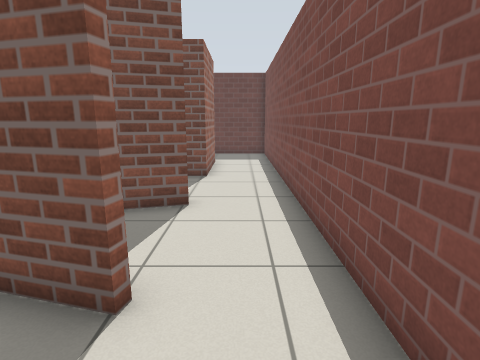
[1] (above)

16 first-person views from a walk through a robot-simulator world made for Gazebo. The camera is 1.1 m above the floor, tilts 12° down and sees 80° across. The floor is counted in squares, 0.5 m on a side. Each view is taken from the middle of a square. On the plan, view 1 faces up. The plan holds only what a view shows up to about 17 squares ahead; the rest is blank. The robots in the file are not drawn. Simple patterns stand in for the simulator's built-in surfaces.

[2]
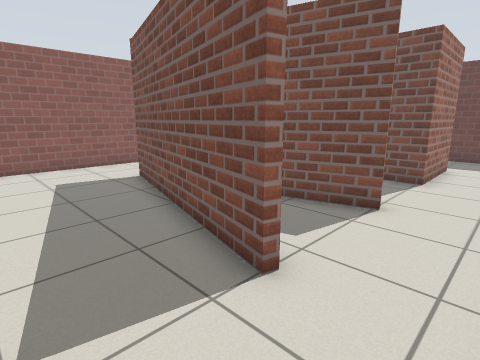

[3]
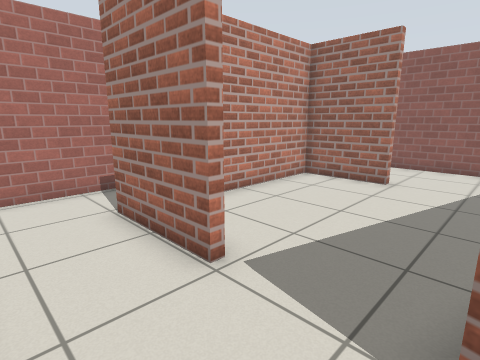

[4]
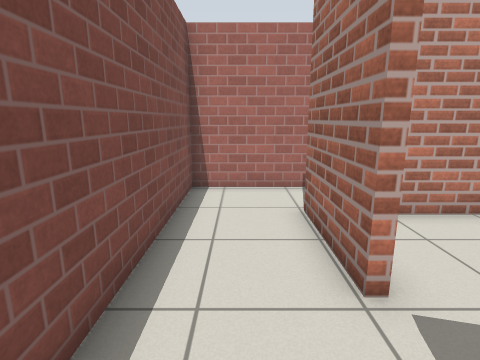

[5]
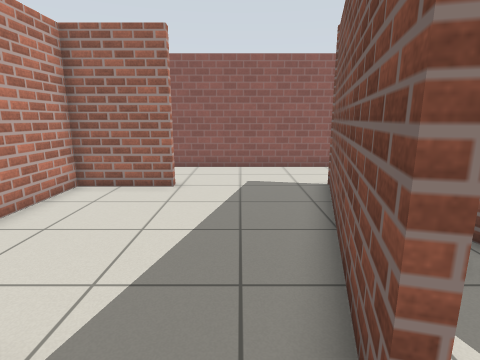

[6]
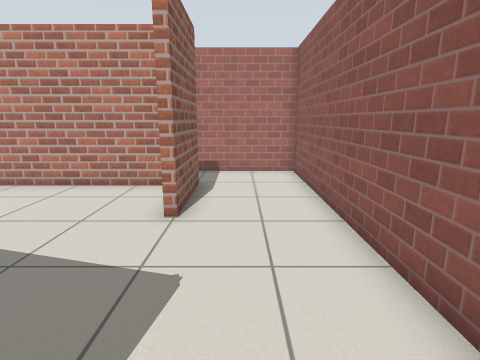

[7]
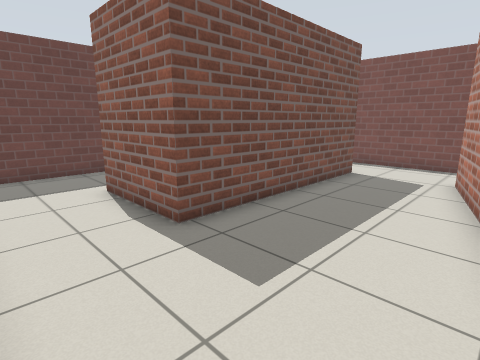

[8]
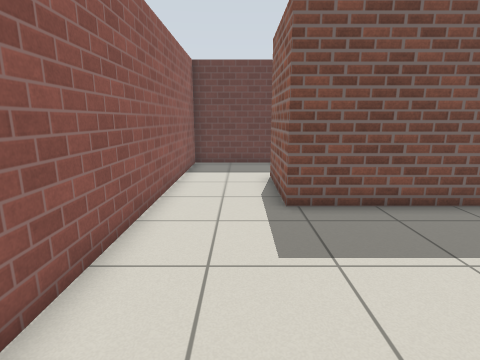

[9]
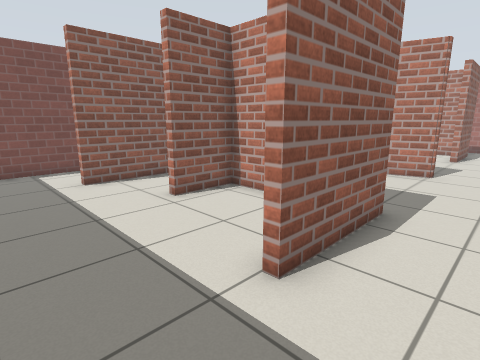

[10]
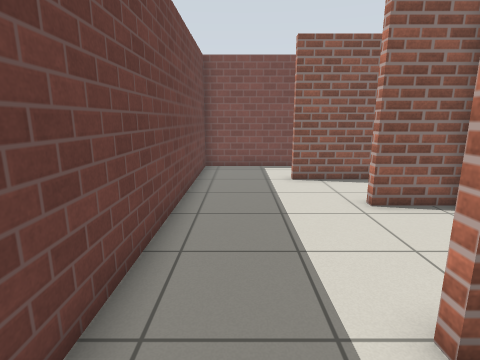

[11]
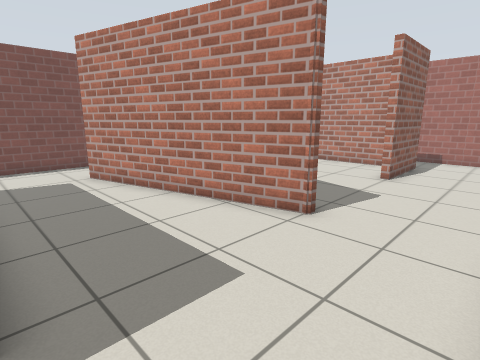

[12]
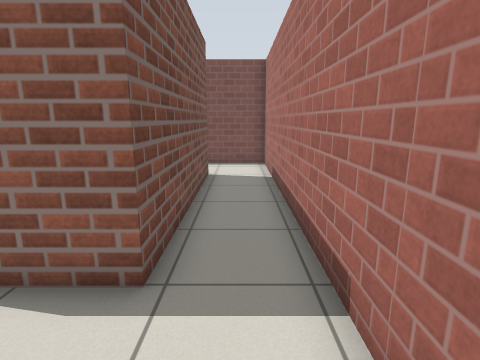

[13]
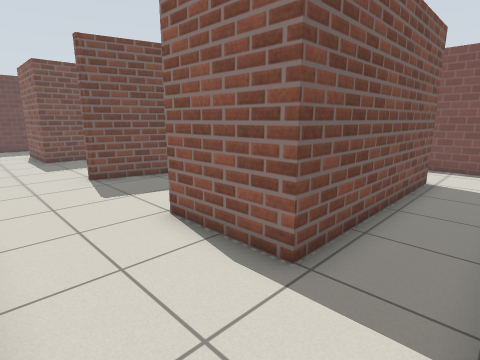

[14]
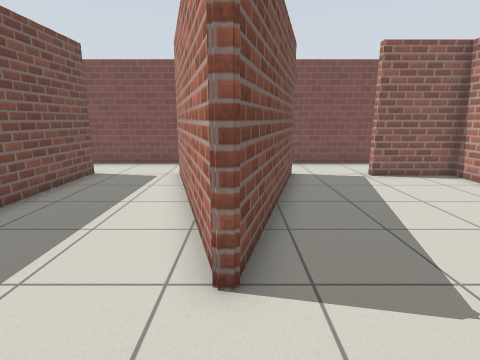

[15]
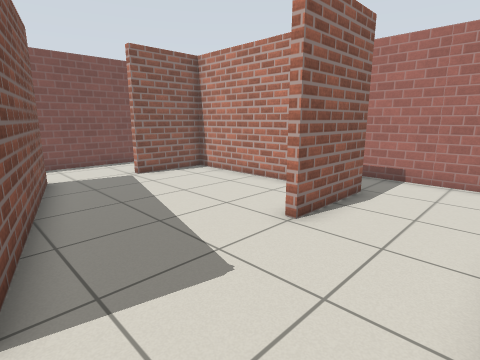

[16]
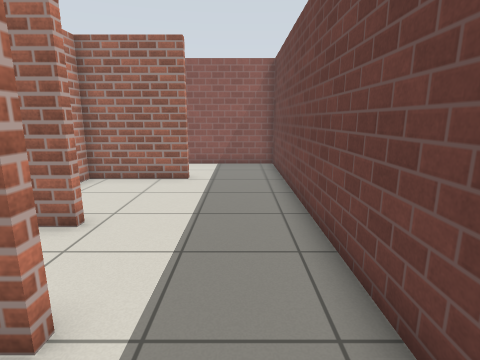

### Floor plan
Points are (right, up) in squares from view 1. A wall is a line through its corners. A room is listed if a view was taken in it or the views show most of it. See-through windows are left out.
Room 1 (views 1, 2, 5)
walls: (-1.6, -0.2) (-1.6, -3.7) (-2.6, -3.7); (-1.4, -6.3) (1.6, -6.3) (1.6, 2.4)
ways out: opening at (0, 3) to room 2; opening at (-2.5, -5.5) to room 4; opening at (-2, 1) to room 4
Room 2 (views 3, 4)
walls: (-1.2, 7.2) (-5, 6.2); (1.6, 2.4) (1.6, 6.4)
ways out: opening at (0, 3) to room 1; opening at (0, 7) to room 3
Room 3 (views 6, 7, 9, 10, 11, 14, 15, 16)
walls: (-9.6, 5.3) (-1.3, 7.5); (-1.3, 15.1) (-1.3, 11) (-9.8, 11) (-9.8, 15.1); (1.6, 6.4) (1.6, 18.6) (-2.6, 18.6); (-9.6, 18.6) (-13.3, 18.6) (-13.3, 4.4)
ways out: opening at (0, 7) to room 2; opening at (-11.5, 5) to room 4; opening at (-10, 17) to room 5; opening at (-2, 17) to room 6
Room 4 (views 8, 12, 13)
walls: (-9.3, -0.1) (-9.3, -3.4) (-1.9, -3.4) (-1.9, -0.2) (-1.6, -0.2); (-2.6, -3.7) (-9.6, -3.7) (-9.6, -0.1); (-13.3, 4.4) (-13.3, -6.3) (-1.4, -6.3); (-1.4, 2.9) (-9.7, 5.1)
ways out: opening at (-2.5, -5.5) to room 1; opening at (-2, 1) to room 1; opening at (-11.5, 5) to room 3
Room 5 (no view inside)
walls: (-9.5, 15.1) (-9.5, 11.3) (-8.8, 11.3); (-6.5, 11.3) (-4.9, 11.3) (-4.9, 13.6) (-4.6, 13.6); (-4.6, 18.6) (-9.6, 18.6)
ways out: opening at (-10, 17) to room 3; opening at (-5, 16) to room 6
Room 6 (no view inside)
walls: (-4.6, 13.6) (-4.6, 12.8); (-2.6, 18.6) (-4.6, 18.6); (-1.6, 11.8) (-1.6, 15.1)
ways out: opening at (-2, 17) to room 3; opening at (-5, 16) to room 5

Positions as (right, up) in squares from view 1, and headings:
1: (0, 0), facing up
2: (1, 0), facing up-left
3: (1, 3), facing down-left
4: (0, 3), facing down
5: (0, 2), facing left
6: (-11, 6), facing down
7: (-13, 6), facing up-right
8: (-11, 4), facing up
9: (-12, 18), facing down-right
10: (-12, 17), facing right
11: (-13, 11), facing down-right
12: (-13, -5), facing right
13: (-13, -6), facing up-right
14: (-13, 5), facing right
15: (-13, 5), facing down-right
16: (1, 17), facing left
